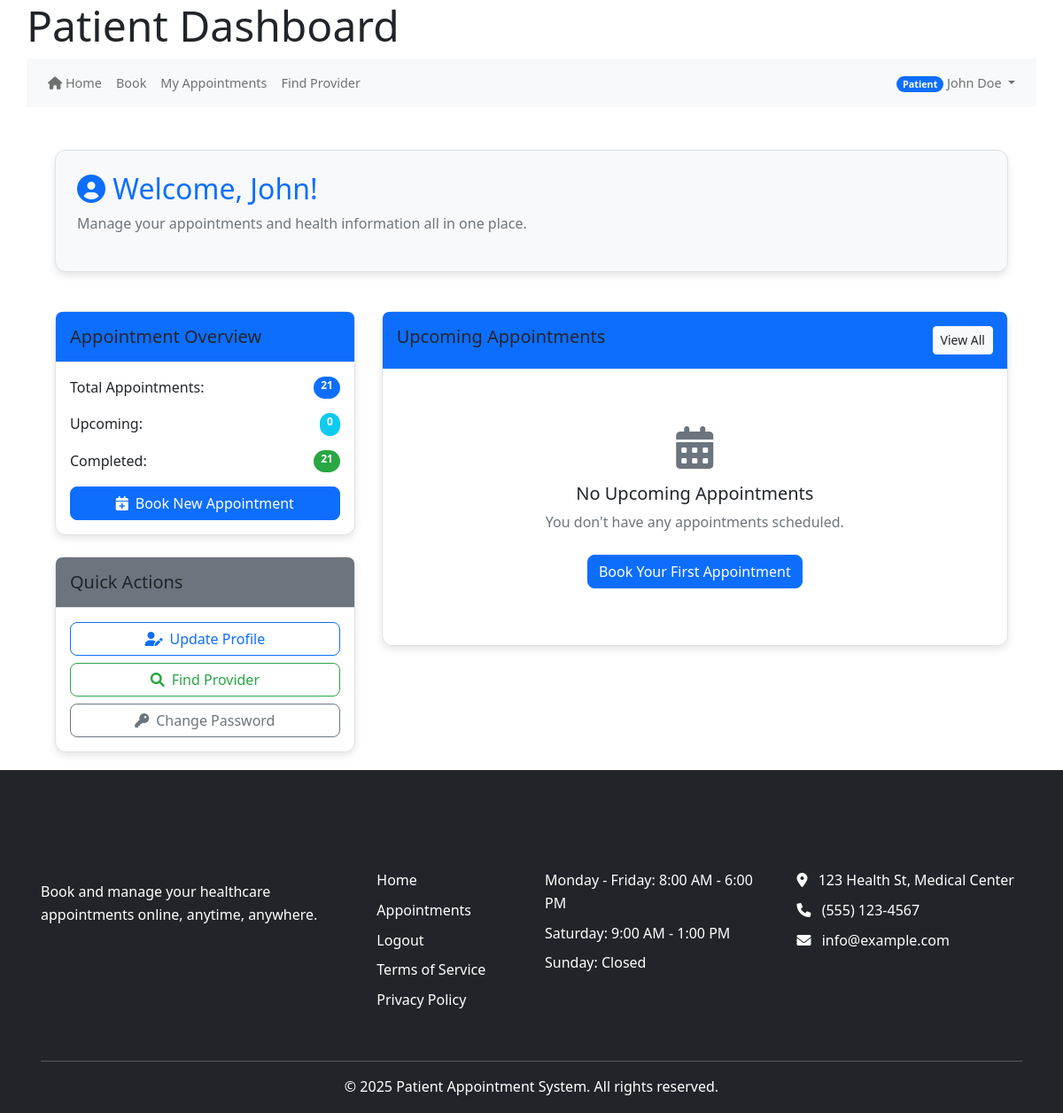
Before: /index.php/patient/index (signed in) with the older database file.
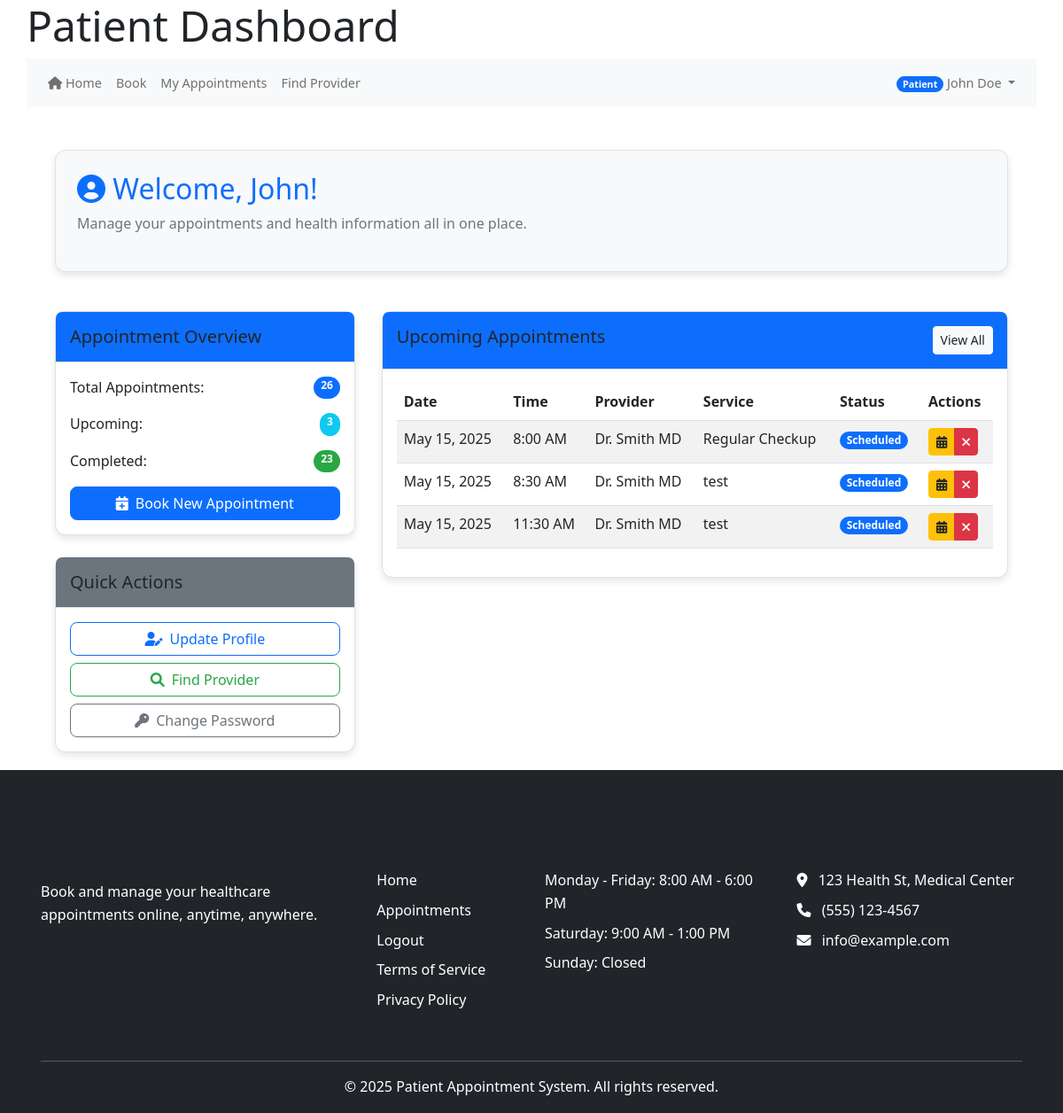
After: the same page with the newer database file.
### tables this page shows
CREATE TABLE IF NOT EXISTS `appointments` (
  `appointment_id` int(11) NOT NULL AUTO_INCREMENT,
  `patient_id` int(11) NOT NULL,
  `provider_id` int(11) NOT NULL,
  `service_id` int(11) NOT NULL,
  `appointment_date` date NOT NULL,
  `start_time` time NOT NULL,
  `end_time` time NOT NULL,
  `status` enum('scheduled','confirmed','completed','canceled','no_show') NOT NULL DEFAULT 'scheduled',
  `type` enum('in_person','virtual','phone') NOT NULL DEFAULT 'in_person',
  `notes` text DEFAULT NULL,
  `reason` text DEFAULT NULL,
  `reminder_sent` tinyint(1) DEFAULT 0,
  `confirmed_at` datetime DEFAULT NULL,
  `canceled_at` datetime DEFAULT NULL,
  `created_at` datetime DEFAULT current_timestamp(),
  `updated_at` datetime DEFAULT current_timestamp(),
  PRIMARY KEY (`appointment_id`),
  KEY `patient_id` (`patient_id`),
  KEY `provider_id` (`provider_id`),
  KEY `service_id` (`service_id`)
);

CREATE TABLE IF NOT EXISTS `users` (
  `user_id` int(11) NOT NULL AUTO_INCREMENT,
  `email` varchar(255) NOT NULL,
  `password_hash` varchar(255) NOT NULL,
  `first_name` varchar(100) NOT NULL,
  `last_name` varchar(100) NOT NULL,
  `phone` varchar(20) DEFAULT NULL,
  `role` enum('patient','provider','admin','staff') NOT NULL,
  `is_active` tinyint(1) DEFAULT 1,
  `is_verified` tinyint(1) DEFAULT 0,
  `email_verified_at` datetime DEFAULT NULL,
  `created_at` datetime DEFAULT current_timestamp(),
  `last_login` datetime DEFAULT NULL,
  `verification_token` varchar(64) DEFAULT NULL,
  `reset_token` varchar(64) DEFAULT NULL,
  `reset_token_expires` datetime DEFAULT NULL,
  `token_expires` datetime DEFAULT NULL,
  `password_change_required` tinyint(1) DEFAULT 0,
  PRIMARY KEY (`user_id`)
);

CREATE TABLE IF NOT EXISTS `services` (
  `service_id` int(11) NOT NULL AUTO_INCREMENT,
  `name` varchar(255) NOT NULL,
  `description` text DEFAULT NULL,
  `duration` int(11) DEFAULT 30,
  `price` decimal(10,2) DEFAULT NULL,
  `is_active` tinyint(1) DEFAULT 1,
  `created_at` timestamp NOT NULL DEFAULT current_timestamp(),
  PRIMARY KEY (`service_id`)
);

### controllers/patient_controller.php (called while the page is built, shortened)
<?php
require_once MODEL_PATH . '/User.php';
require_once MODEL_PATH . '/Appointment.php';
class PatientController {
    private $userModel;
    private $appointmentModel;
    public function __construct() {
        $this->db = get_db();
        $this->userModel = new User($this->db);
        $this->appointmentModel = new Appointment($this->db);
    }
    public function index() {
        $patient_id = $_SESSION['user_id'] ?? null;
        $userData = $this->userModel->getUserById($patient_id);
        $patientData = $this->userModel->getPatientProfile($patient_id);
        $patient = array_merge($userData ?: [], $patientData ?: []);
        $upcomingAppointments = $this->appointmentModel->getUpcomingAppointments($patient_id) ?? [];
        include VIEW_PATH . '/patient/index.php';
    }
}
?>

### public_html/bootstrap.php (called while the page is built, shortened)
<?php
require_once APP_ROOT . '/core/helpers.php';
require_once CORE_PATH . '/helpers.php';
function get_db() {
    static $db = null;
    if ($db === null) {
        if (defined('DB_HOST') && defined('DB_USER') && defined('DB_PASS') && defined('DB_NAME')) {
            $db = new mysqli(DB_HOST, DB_USER, DB_PASS, DB_NAME);
            $db->set_charset('utf8mb4');
        } else {
            throw new Exception("Database constants not defined");
        }
    }
    return $db;
}
return true;

### models/User.php (called while the page is built, shortened)
<?php
class User {
    private $db;
    public function __construct($db) {
        $this->db = $db;
    }
    public function getUserById($userId) {
        try {
            if ($this->db instanceof mysqli) {
                $stmt = $this->db->prepare("
                    SELECT user_id, email, first_name, last_name, phone, role, is_active,
                        email_verified_at, created_at, last_login
                    FROM users
                    WHERE user_id = ?
                ");
                $stmt->bind_param("i", $userId);
                $stmt->execute();
                $result = $stmt->get_result();
                return $result->fetch_assoc();
            }
            return null;
        } catch (Exception $e) {
            error_log("Get user error: " . $e->getMessage());
            return null;
        }
    }
    public function getPatientProfile($patientId) {
        try {
            $query = "SELECT * FROM patient_profiles WHERE patient_id = ?";
            $stmt = $this->db->prepare($query);
            $stmt->bind_param("i", $patientId);
            $stmt->execute();
            $result = $stmt->get_result();
            if ($result->num_rows > 0) {
                $profile = $result->fetch_assoc();
                if (!empty($profile['insurance_info'])) {
                    $insuranceInfo = json_decode($profile['insurance_info'], true);
                    if (is_array($insuranceInfo)) {
                        $profile['insurance_provider'] = $insuranceInfo['provider'] ?? '';
                        $profile['insurance_policy_number'] = $insuranceInfo['policy_number'] ?? '';
                    }
                }
                return $profile;
            }
            return null;
        } catch (Exception $e) {
            error_log("Error in getPatientProfile: " . $e->getMessage());
            return null;
        }
    }
}
?>

### models/Appointment.php (called while the page is built, shortened)
<?php
class Appointment {
    private $db;
    public function __construct($db) {
        $this->db = $db;
    }
    public function getUpcomingAppointments($patient_id) {
        $appointments = [];
        $stmt = $this->db->prepare("
            SELECT
                a.*,
                s.name AS service_name,
                provider.first_name AS provider_first_name,
                provider.last_name AS provider_last_name
            FROM appointments a
            LEFT JOIN services s ON a.service_id = s.service_id
            LEFT JOIN users provider ON a.provider_id = provider.user_id
            WHERE a.patient_id = ?
            AND a.appointment_date >= CURDATE()
            ORDER BY a.appointment_date, a.start_time
        ");
        $stmt->bind_param("i", $patient_id);
        $stmt->execute();
        $result = $stmt->get_result();
        if ($result) {
            while ($row = $result->fetch_assoc()) {
                $appointments[] = $row;
            }
        }
        return $appointments;
    }
}
?>

### core/helpers.php (called while the page is built, shortened)
<?php
function base_url($path = '') {
    $protocol = isset($_SERVER['HTTPS']) && $_SERVER['HTTPS'] !== 'off' ? 'https' : 'http';
    $host = $_SERVER['HTTP_HOST'];
    $script_name = $_SERVER['SCRIPT_NAME'];
    $base_dir = dirname($script_name);
    $base_url = "{$protocol}://{$host}{$base_dir}";
    $base_url = rtrim($base_url, '/');
    $path = ltrim($path, '/');
    return $path ? "{$base_url}/{$path}" : $base_url;
}

### views/patient/index.php (the view, shortened to what the rows shown need)
<?php include VIEW_PATH . '/partials/header.php'; ?>
<div class="container mt-4">
    <div class="row mb-4">
        <div class="col-md-12">
            <div class="card shadow-sm bg-light">
                <div class="card-body p-4">
                    <h2 class="text-primary mb-2">
                        <i class="fas fa-user-circle"></i> Welcome, <?= htmlspecialchars($patient['first_name'] ?? 'Patient') ?>!
                    </h2>
                </div>
            </div>
        </div>
    </div>
    <div class="row">
        <div class="col-md-8">
            <div class="card">
                <div class="card-body">
                    <?php if (!empty($upcomingAppointments)) : ?>
                        <div class="table-responsive">
                            <table class="table table-striped table-hover">
                                <thead>
                                    <tr>
                                        <th>Date</th>
                                        <th>Time</th>
                                        <th>Provider</th>
                                        <th>Service</th>
                                        <th>Status</th>
                                        <th>Actions</th>
                                    </tr>
                                </thead>
                                <tbody>
                                    <?php foreach ($upcomingAppointments as $appointment) : ?>
                                        <tr>
                                            <td><?= date('M d, Y', strtotime($appointment['appointment_date'])) ?></td>
                                            <td><?= date('g:i A', strtotime($appointment['start_time'])) ?></td>
                                            <td><?= htmlspecialchars($appointment['provider_first_name'] . ' ' . $appointment['provider_last_name']) ?></td>
                                            <td><?= htmlspecialchars($appointment['service_name']) ?></td>
                                            <td>
                                                <?php
                                                $statusClass = match($appointment['status']) {
                                                    'scheduled' => 'primary',
                                                    'confirmed' => 'success',
                                                    'canceled' => 'danger',
                                                    'no_show' => 'warning',
                                                    default => 'secondary'
                                                };
                                                ?>
                                                <span class="badge bg-<?= $statusClass ?>">
                                                    <?= ucfirst(htmlspecialchars($appointment['status'])) ?>
                                                </span>
                                            </td>
                                            <td>
                                                <?php if ($appointment['status'] !== 'canceled'): ?>
                                                    <div class="btn-group btn-group-sm">
                                                        <a href="<?= base_url('index.php/appointments/reschedule?id=' . $appointment['appointment_id']) ?>" class="btn btn-warning">
                                                            <i class="fas fa-calendar-alt"></i>
                                                        </a>
                                                        <a href="<?= base_url('index.php/appointments/cancel?id=' . $appointment['appointment_id']) ?>" class="btn btn-danger">
                                                            <i class="fas fa-times"></i>
                                                        </a>
                                                    <?php endif; ?>
                                                </div>
                                            </td>
                                        </tr>
                                    <?php endforeach; ?>
                                </tbody>
                            </table>
                        </div>
                    <?php endif; ?>
                </div>
            </div>
        </div>
    </div>
</div>
<?php include VIEW_PATH . '/partials/footer.php'; ?>

Changed rows visible on the page:
added appointments: appointment_date "May 15, 2025", start_time "8:00 AM", provider.last_name "Dr. Smith MD", service.name "Regular Checkup", status "Scheduled"
added appointments: appointment_date "May 15, 2025", start_time "8:30 AM", provider.last_name "Dr. Smith MD", service.name "test", status "Scheduled"
added appointments: appointment_date "May 15, 2025", start_time "11:30 AM", provider.last_name "Dr. Smith MD", service.name "test", status "Scheduled"
Other visible differences:
count($pastAppointments) + count($upcomingAppointments): "21" → "26"
count($upcomingAppointments): "0" → "3"
count($pastAppointments): "21" → "23"
text no longer shown: "No Upcoming Appointments You don't have any appointments scheduled. Book Your First Appointment"
text now shown: "Date Time Provider Service Status Actions"
